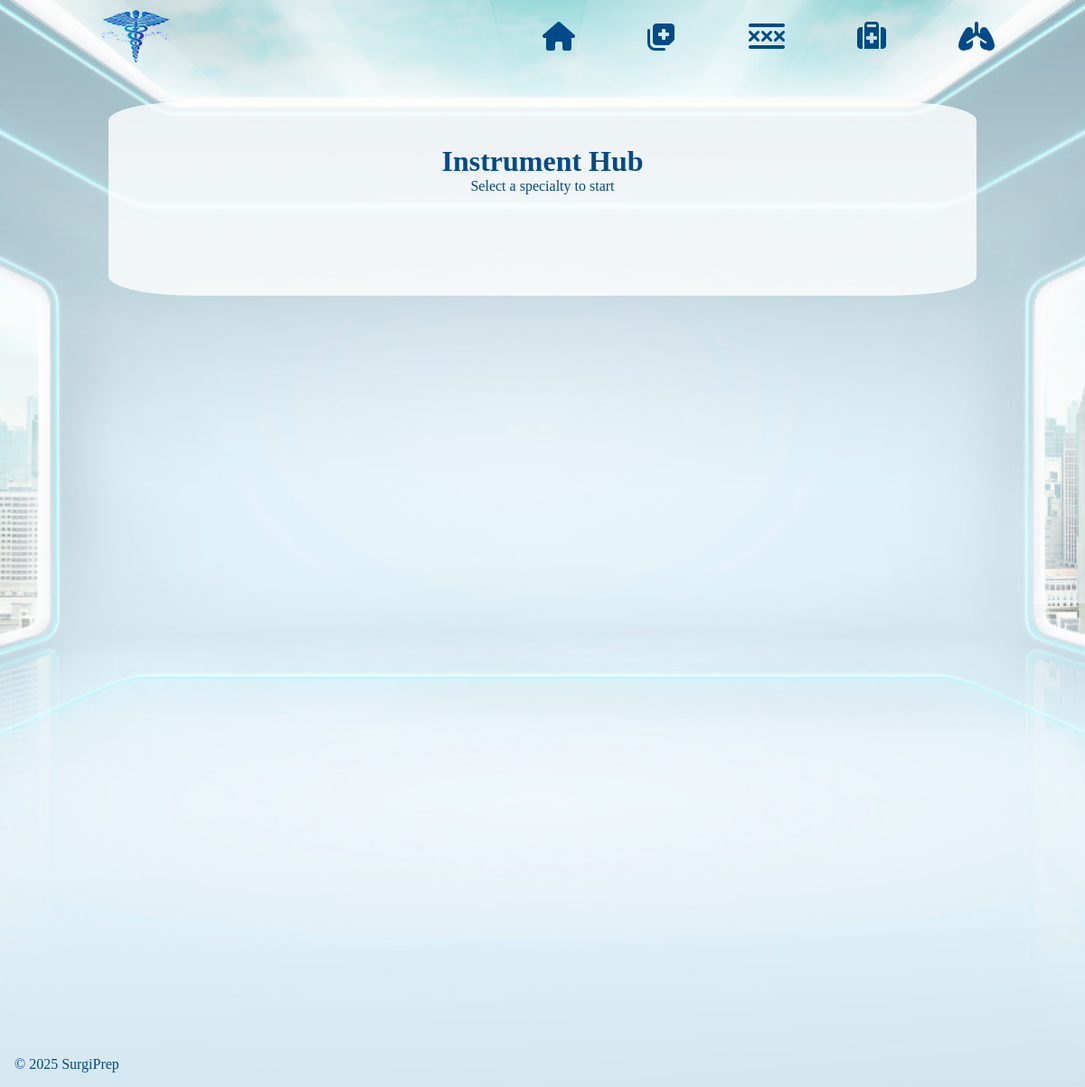
The app's page /instruments/instruments/, older data.
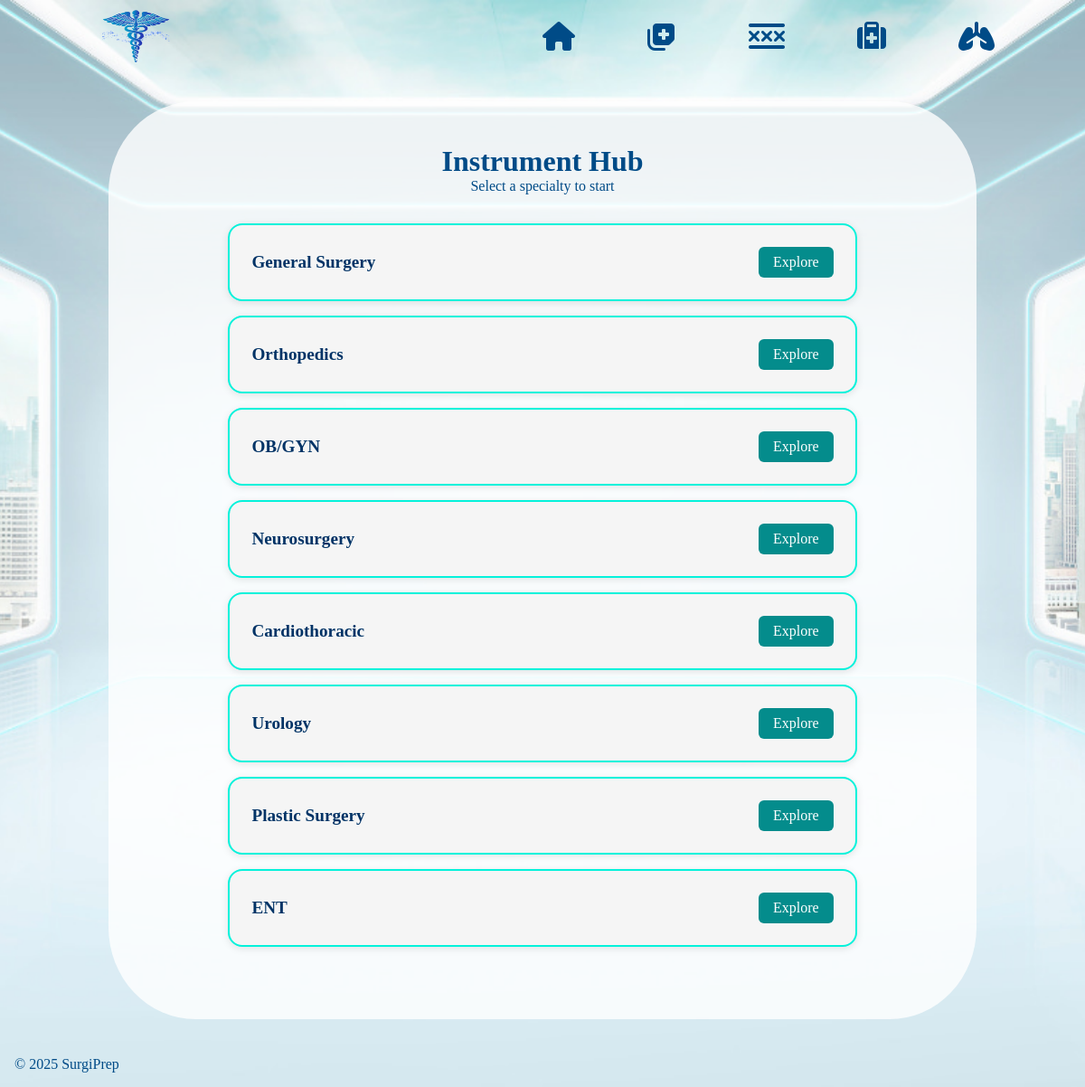
The same page, newer data.
### instruments/models.py (models this page shows, shortened)
class Specialty(models.Model):
    name = models.CharField(max_length=100)
    slug = models.SlugField(unique=True, blank=True)

### instruments/views.py (the view)
# urls.py: path('instruments/', views.instrument_hub_view, name='instrument_hub'),
def instrument_hub_view(request):
    specialties = Specialty.objects.all()
    return render(request, "pages/instruments/instrument-hub.html", {'specialties': specialties})

### templates/pages/instruments/instrument-hub.html (shortened to what this page needs)
{% extends 'base.html' %}
{% load static %}
{% block css %}
<link rel="stylesheet" href="{% static 'css/instruments/instrument-hub.css' %}">
{% endblock %}
{% block content %}
<div class="instrument-hub">
    <div class="specialties-grid">
        <h1>Instrument Hub</h1>
        <p>Select a specialty to start</p>
        <div class="card-container">
            {% for specialty in specialties %}
            <div class="specialty-card">
                <div class="card-content">
                    <h2>{{specialty.name}}</h2>
                    <a href="{% url 'instrument_main' slug=specialty.slug index=0 %}">
                        Explore
                    </a>
                </div>
            </div>
            {% endfor %}
        </div>
    </div>
</div>
{% endblock %}

### templates/base.html (shortened to what this page needs)
{% load static %}
<!DOCTYPE html>
<html lang="en">
<head>
    <link rel="stylesheet" href="{% static 'css/base.css' %}">
    <link rel="stylesheet" href="{% static 'css/mediaQueries.css' %}">
    <link rel="stylesheet" href="https://cdnjs.cloudflare.com/ajax/libs/font-awesome/6.7.2/css/all.min.css" />
    {% block css %}
    {% endblock %}
</head>
<body>
    <header>
        <nav class="navbar">
            <div class="logoContainer">
                <img class="logo" width='200' height="200" src="{% static 'img/logo.webp' %}"></img>
            </div>
            <ul class="nav-links">
                <li><a href="{% url 'home' %}">
                    <i class="fa-solid fa-house"></i>
                </a></li>
                <li><a href="{% url 'flashcard_home' %}">
                    <i class="fa-solid fa-notes-medical"></i>
                </a></li>
                <li><a href="">
                    <i class="fa-solid fa-xmarks-lines"></i>
                </a></li>
                <li><a href="{% url 'instrument_hub' %}">
                    <i class="fa-solid fa-suitcase-medical"></i>
                </a></li>
                <li><a href="">
                    <i class="fa-solid fa-lungs"></i>
                </a></li>
            </ul>
        </nav>
    </header>
    <main>
        {% block content %}
        {% endblock %}
    </main>
    <footer>
        <p>&copy; 2025 SurgiPrep</p>
    </footer>
</body>
</html>

### static/css/base.css (style rules this page uses)
* { margin: 0; padding: 0; }
:root { --primary-blue: #0078D4; --blue-light: #CDE8FB; --blue-bg: #EAF3FC; --blue-mid: #90CDF4; --text-dark: #1A1A1A; --navy: #004B87; --white: #FFFFFF; --blue-green: #e6f7f7; --font-main: 'Inter', sans-serif; }
body { background-image: url('../img/background1.jpg'); background-repeat: no-repeat; background-size: cover; background-position: bottom center; color: var(--navy); overscroll-behavior: none; }
.navbar { height: 5rem; width: 100vw; display: flex; justify-content: space-between; overflow: hidden; }
.logoContainer { height: 100%; width: 25vw; display: flex; justify-content: center; align-items: center; }
.logo { width: 25%; height: 75%; }
.nav-links { width: 50vw; display: flex; gap: 5rem; flex-direction: row; align-items: center; list-style: none; }
.nav-links a { text-decoration: none; }
.nav-links li { transition: transform 0.5s ease; }
.nav-links i { color: var(--navy); font-size: 2rem; }
footer { padding: 1rem; background-color: transparent; color: var(--navy); }

### static/css/mediaQueries.css (style rules this page uses)
@media screen and (min-width: 901px)
and (max-width: 1200px) { html { font-size: 16px; } }

### static/css/instruments/instrument-hub.css (style rules this page uses)
.instrument-hub { margin: 0 auto; width: 80vw; height: 65rem; text-align: center; border-radius: 10%; }
.specialties-grid { background-color: rgba(255, 255, 255, 0.8); height: fit-content; margin: 2rem 0; padding: 3rem; border-radius: 10%; }
.specialty-card { background-color: #f5f5f5; border-radius: 1rem; border: 2px solid #05F2DB; box-shadow: 0 2px 8px rgba(0,0,0,0.1); width: 80%; overflow: hidden; transition: transform 0.2s ease; }
.card-container { margin: 2rem 0; display: flex; flex-wrap: wrap; justify-content: center; gap: 1rem; }
.card-content { padding: 1.5rem; display: flex; flex-direction: row; justify-content: space-between; align-items: center; }
.card-content h2 { display: flex; align-items: center; font-size: 1.2rem; color: #003366; }
.card-content a { padding: 0.5rem 1rem; border: none; background-color: #048C8C; color: white; border-radius: 6px; cursor: pointer; transition: scale 0.2s ease; text-decoration: none; }

Row changes from the older to the newer data that the page shows:
added Specialty: name "General Surgery"
added Specialty: name "Orthopedics"
added Specialty: name "OB/GYN"
added Specialty: name "Neurosurgery"
added Specialty: name "Cardiothoracic"
added Specialty: name "Urology"
added Specialty: name "Plastic Surgery"
added Specialty: name "ENT"
